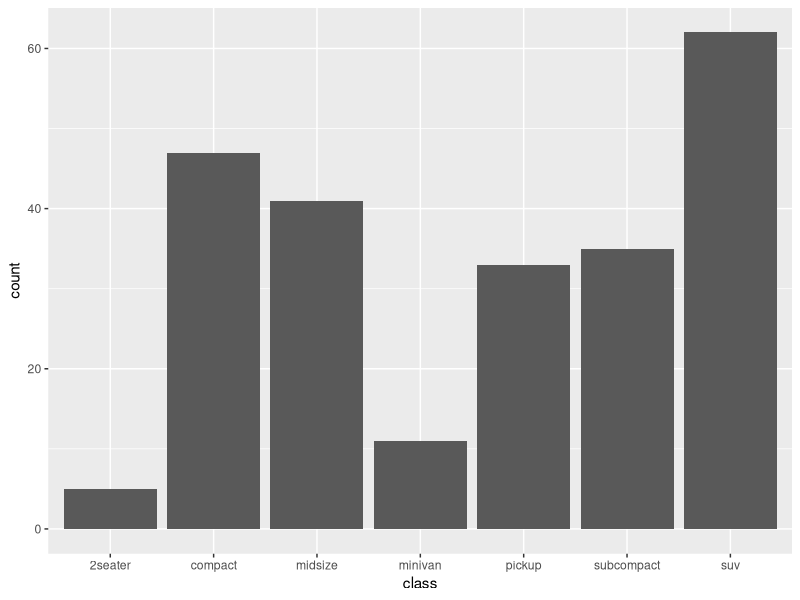
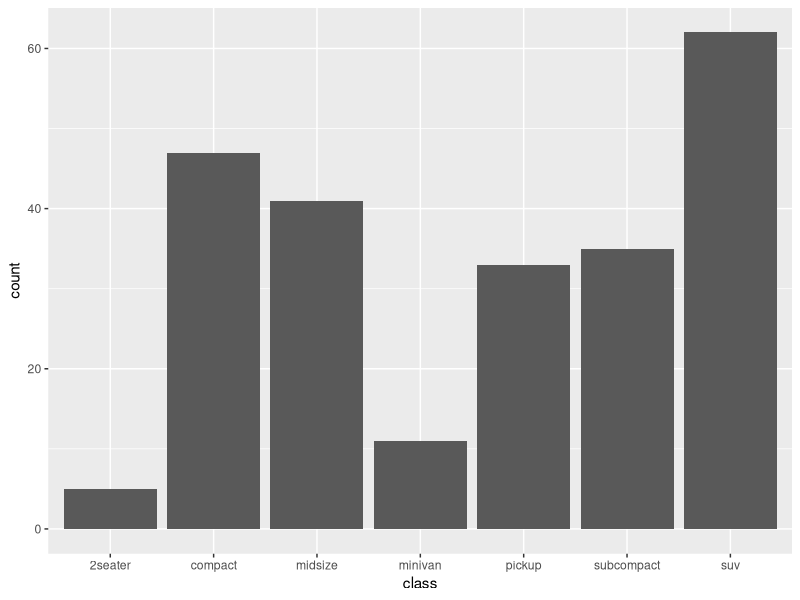

R code for these plots, in order:
## ---- chunk 1
summary(mtcars)
## ---- chunk 2
summary(cars)
## ---- chunk 3
summary(mtcars)
## ---- chunk 4
summary(cars)
## ---- chunk 5
library(ggplot2)

ggplot(mpg, aes(class)) +
  geom_bar()
## ---- chunk 6
knitr::kable(head(mtcars))
## ---- chunk 7
summary(cars)
## ---- chunk 8
library(ggplot2)

ggplot(mpg, aes(class)) +
  geom_bar()
